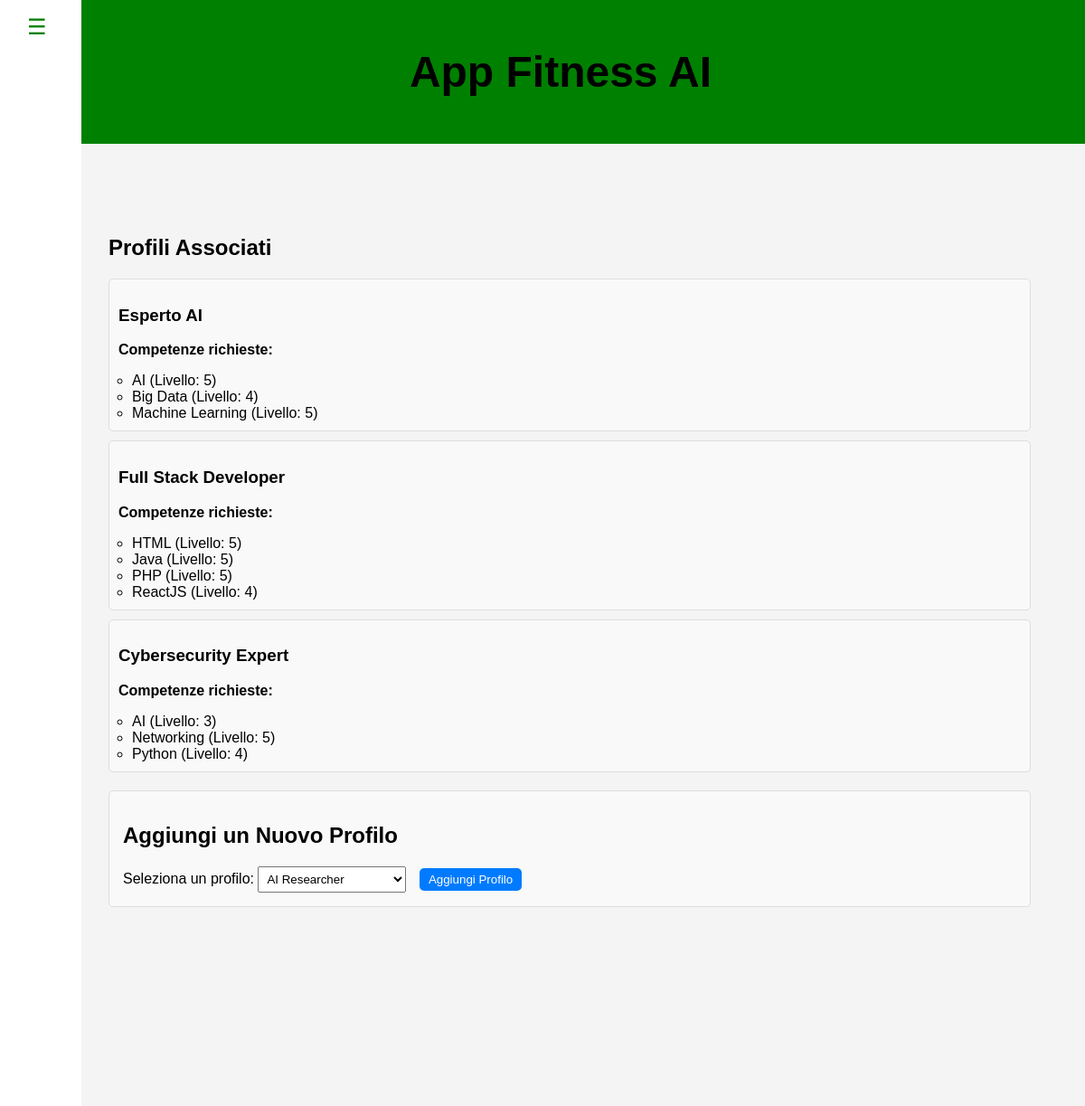
Page /php/candidatura/inserisci_profilo.php?progetto=App Fitness AI (signed in) on the committed database.
### tables this page shows
CREATE TABLE ProfiloSkill (
    id_Profilo INT NOT NULL,
    nome_Competenza VARCHAR(50) NOT NULL,
    livello INT,
    PRIMARY KEY (id_Profilo, nome_Competenza),
    FOREIGN KEY (id_Profilo) REFERENCES Profilo(id),
    FOREIGN KEY (nome_Competenza) REFERENCES Skill(competenza)
);

### php/candidatura/inserisci_profilo.php (the view, shortened to what this page needs)
<?php
require '../config.php';
$nomeProgetto = $_GET['progetto'] ?? null;
$conn = new mysqli($host, $username, $password, $dbname);
$stmt = $conn->prepare("SELECT id_Profilo FROM Profilo_Software WHERE nome_Software = ?");
$stmt->bind_param("s", $nomeProgetto);
$stmt->execute();
$result = $stmt->get_result();
$profili = [];
while ($row = $result->fetch_assoc()) {
    $idProfilo = $row['id_Profilo'];
    $stmtProfilo = $conn->prepare("SELECT nome FROM Profilo WHERE id = ?");
    $stmtProfilo->bind_param("i", $idProfilo);
    $stmtProfilo->execute();
    $resultProfilo = $stmtProfilo->get_result();
    if ($profilo = $resultProfilo->fetch_assoc()) {
        $nomeProfilo = $profilo['nome'];
        $stmtCompetenze = $conn->prepare("SELECT nome_competenza, livello FROM ProfiloSkill WHERE id_profilo = ?");
        $stmtCompetenze->bind_param("i", $idProfilo);
        $stmtCompetenze->execute();
        $resultCompetenze = $stmtCompetenze->get_result();
        $competenze = [];
        while ($rowComp = $resultCompetenze->fetch_assoc()) {
            $competenze[] = [
                'competenza' => $rowComp['nome_competenza'],
                'livello' => $rowComp['livello']
            ];
        }
        $profili[] = [
            'nome' => $nomeProfilo,
            'competenze' => $competenze
        ];
    }
}
$stmt = $conn->prepare("SELECT id, nome FROM Profilo WHERE id NOT IN (SELECT id_Profilo FROM Profilo_Software WHERE nome_Software = ?) ORDER BY nome");
$stmt->bind_param("s", $nomeProgetto);
$stmt->execute();
$resultProfiliDisponibili = $stmt->get_result();
?>
<!DOCTYPE html>
<html lang="it">
<head>
    <link rel="stylesheet" href="../../css/dashboard.css">
    <link rel="stylesheet" href="../../css/options.css">
</head>
<body>
    <header>
        <h1><?php echo htmlspecialchars($nomeProgetto); ?></h1>
    </header>
    <?php include_once realpath(__DIR__ . '/../includes/sidebar.php'); ?>
    <div class="content">
        <section>
            <h2>Profili Associati</h2>
            <?php if (!empty($profili)): ?>
                <ul class="profile-list">
                    <?php foreach ($profili as $profilo): ?>
                        <li class="profile-item">
                            <h3><?php echo htmlspecialchars($profilo['nome']); ?></h3>
                            <p><strong>Competenze richieste:</strong></p>
                            <ul class="competence-list">
                                <?php foreach ($profilo['competenze'] as $competenza): ?>
                                    <li><?php echo htmlspecialchars($competenza['competenza']); ?> (Livello: <?php echo $competenza['livello']; ?>)</li>
                                <?php endforeach; ?>
                            </ul>
                        </li>
                    <?php endforeach; ?>
                </ul>
            <?php else: ?>
                <p>Nessun profilo associato a questo progetto.</p>
            <?php endif; ?>
        </section>
        <section class="add-profile-form">
            <h2>Aggiungi un Nuovo Profilo</h2>
            <form method="POST">
                <label for="profilo_da_aggiungere">Seleziona un profilo:</label>
                <select name="profilo_da_aggiungere" id="profilo_da_aggiungere" required>
                    <?php while ($profilo = $resultProfiliDisponibili->fetch_assoc()): ?>
                        <option value="<?php echo $profilo['id']; ?>"><?php echo htmlspecialchars($profilo['nome']); ?></option>
                    <?php endwhile; ?>
                </select>
                <button type="submit">Aggiungi Profilo</button>
            </form>
        </section>
    </div>
</body>
</html>

### css/dashboard.css (style rules this page uses)
body { font-family: Arial, sans-serif; background-color: #f4f4f4; box-sizing: border-box; margin: 0; padding: 0; min-height: 100vh; overflow-y: auto; padding-bottom: 60px; }
header { text-align: center; padding: 20px; font-size: 24px; font-weight: bold; background-color: green; position: fixed; top: 0; width: 100%; }
.content { padding: 30vh 5vw 20vh 10vw; }

### php/candidatura/inserisci_profilo.php (style rules this page uses)
.profile-list { list-style-type: none; padding: 0; }
.profile-item { border: 1px solid #ddd; padding: 10px; margin-bottom: 10px; border-radius: 5px; background: #f9f9f9; }
.competence-list { margin-top: 5px; padding-left: 15px; }
.add-profile-form { margin-top: 20px; padding: 15px; border: 1px solid #ddd; border-radius: 5px; background: #f9f9f9; }
.add-profile-form select { padding: 5px; margin-right: 10px; }
.add-profile-form button { padding: 5px 10px; background-color: #007BFF; color: white; border: none; border-radius: 5px; cursor: pointer; }

### rows in the picture
profiloskill: nome_Competenza "Big Data", livello "4"
profiloskill: nome_Competenza "Machine Learning", livello "5"
profiloskill: nome_Competenza "HTML", livello "5"
profiloskill: nome_Competenza "Java", livello "5"
profiloskill: nome_Competenza "PHP", livello "5"
profiloskill: nome_Competenza "ReactJS", livello "4"
profiloskill: nome_Competenza "Networking", livello "5"
profiloskill: nome_Competenza "Python", livello "4"

### other values in the picture
$nomeProgetto "App Fitness AI"
$profilo['nome'] "Esperto AI"
$competenza['competenza'] "AI"
$competenza['livello'] "5"
$profilo['nome'] "Full Stack Developer"
$profilo['nome'] "Cybersecurity Expert"
$competenza['livello'] "3"
form field profilo_da_aggiungere "AI Researcher"
